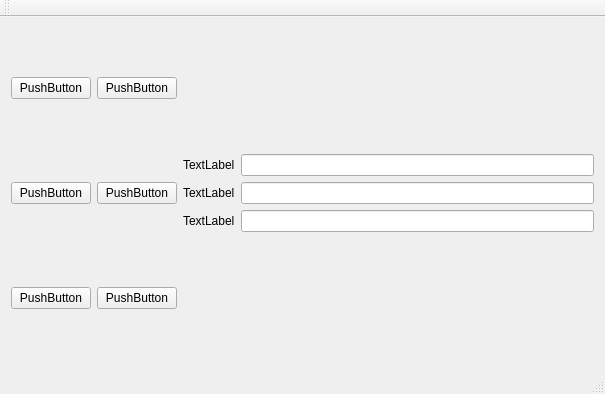
<?xml version="1.0" encoding="UTF-8"?>
<ui version="4.0">
 <class>MainWindow</class>
 <widget class="QMainWindow" name="MainWindow">
  <property name="geometry">
   <rect>
    <x>0</x>
    <y>0</y>
    <width>605</width>
    <height>394</height>
   </rect>
  </property>
  <property name="windowTitle">
   <string>MainWindow</string>
  </property>
  <widget class="QWidget" name="centralWidget">
   <layout class="QGridLayout" name="gridLayout">
    <item row="1" column="3">
     <layout class="QFormLayout" name="formLayout">
      <item row="2" column="0">
       <widget class="QLabel" name="label_2">
        <property name="text">
         <string>TextLabel</string>
        </property>
       </widget>
      </item>
      <item row="3" column="0">
       <widget class="QLabel" name="label_3">
        <property name="text">
         <string>TextLabel</string>
        </property>
       </widget>
      </item>
      <item row="2" column="1">
       <widget class="QLineEdit" name="lineEdit_2"/>
      </item>
      <item row="3" column="1">
       <widget class="QLineEdit" name="lineEdit_3"/>
      </item>
      <item row="1" column="0">
       <widget class="QLabel" name="label">
        <property name="text">
         <string>TextLabel</string>
        </property>
       </widget>
      </item>
      <item row="1" column="1">
       <widget class="QLineEdit" name="lineEdit"/>
      </item>
     </layout>
    </item>
    <item row="0" column="1">
     <widget class="QPushButton" name="pushButton">
      <property name="text">
       <string>PushButton</string>
      </property>
     </widget>
    </item>
    <item row="1" column="1">
     <widget class="QPushButton" name="pushButton_6">
      <property name="text">
       <string>PushButton</string>
      </property>
     </widget>
    </item>
    <item row="0" column="0">
     <widget class="QPushButton" name="pushButton_2">
      <property name="text">
       <string>PushButton</string>
      </property>
     </widget>
    </item>
    <item row="1" column="0">
     <widget class="QPushButton" name="pushButton_5">
      <property name="text">
       <string>PushButton</string>
      </property>
     </widget>
    </item>
    <item row="2" column="0">
     <widget class="QPushButton" name="pushButton_3">
      <property name="text">
       <string>PushButton</string>
      </property>
     </widget>
    </item>
    <item row="2" column="1">
     <widget class="QPushButton" name="pushButton_4">
      <property name="text">
       <string>PushButton</string>
      </property>
     </widget>
    </item>
    <item row="2" column="2">
     <layout class="QHBoxLayout" name="horizontalLayout"/>
    </item>
   </layout>
  </widget>
  <widget class="QMenuBar" name="menuBar">
   <property name="geometry">
    <rect>
     <x>0</x>
     <y>0</y>
     <width>605</width>
     <height>22</height>
    </rect>
   </property>
  </widget>
  <widget class="QToolBar" name="mainToolBar">
   <attribute name="toolBarArea">
    <enum>TopToolBarArea</enum>
   </attribute>
   <attribute name="toolBarBreak">
    <bool>false</bool>
   </attribute>
  </widget>
  <widget class="QStatusBar" name="statusBar"/>
 </widget>
 <layoutdefault spacing="6" margin="11"/>
 <resources/>
 <connections/>
</ui>
